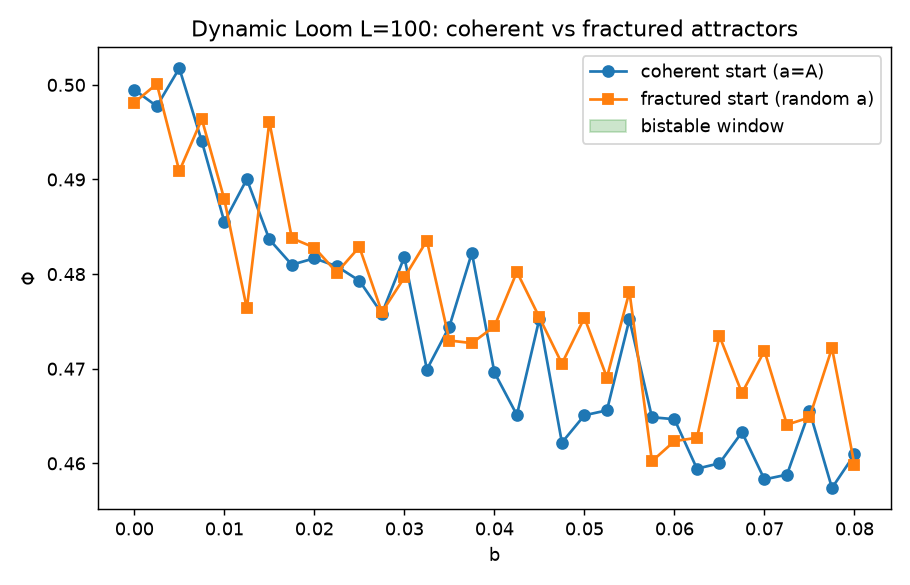

This figure's Python source:
import numpy as np
import matplotlib; matplotlib.use('Agg'); import matplotlib.pyplot as plt
rng=np.random.default_rng(909)
def step(a,A,X,b): return np.clip(X*a*a+(1-X)*(a+b*np.sin(2*np.pi*(a-A))),0,1)
def final_phi(L,bv,n,T,kind):
    acc=0.0
    for i in range(n):
        A=rng.random(L)
        X0=rng.random(L)                 # frozen temporal motif
        a = A.copy() if kind=='coherent' else rng.random(L)
        for t in range(T): a=step(a,A,X0,bv)
        acc+=np.mean(np.abs(a-A))
    return acc/n
b=np.linspace(0.0,0.08,33)
L=100; T=2000; n=20
coh=[final_phi(L,bv,n,T,'coherent') for bv in b]
fra=[final_phi(L,bv,n,T,'fractured') for bv in b]
coh=np.array(coh); fra=np.array(fra)
print("b      coh_phi   fra_phi   gap")
for bv,c,f in zip(b,coh,fra):
    print(f"{bv:.4f}  {c:.4f}   {f:.4f}   {f-c:+.4f}")
bist_lo=None; bist_hi=None
for k,bv in enumerate(b):
    if abs(fra[k]-coh[k])>0.05:
        if bist_lo is None: bist_lo=bv
        bist_hi=bv
print("BISTABLE window (gap>0.05):", bist_lo, bist_hi, "width=", (None if bist_lo is None else bist_hi-bist_lo))
plt.figure(figsize=(7,4.5))
plt.plot(b,coh,'-o',label='coherent start (a=A)',color='tab:blue')
plt.plot(b,fra,'-s',label='fractured start (random a)',color='tab:orange')
plt.fill_between(b,coh,fra,where=(fra-coh)>0.05,alpha=0.2,color='green',label='bistable window')
plt.xlabel(r'b'); plt.ylabel(r'$\Phi$'); plt.title(f'Dynamic Loom L={L}: coherent vs fractured attractors')
plt.legend(); plt.tight_layout(); plt.savefig('inspect_curves.png',dpi=130)
print("saved inspect_curves.png  (L=100, T=2000, frozen X)")
